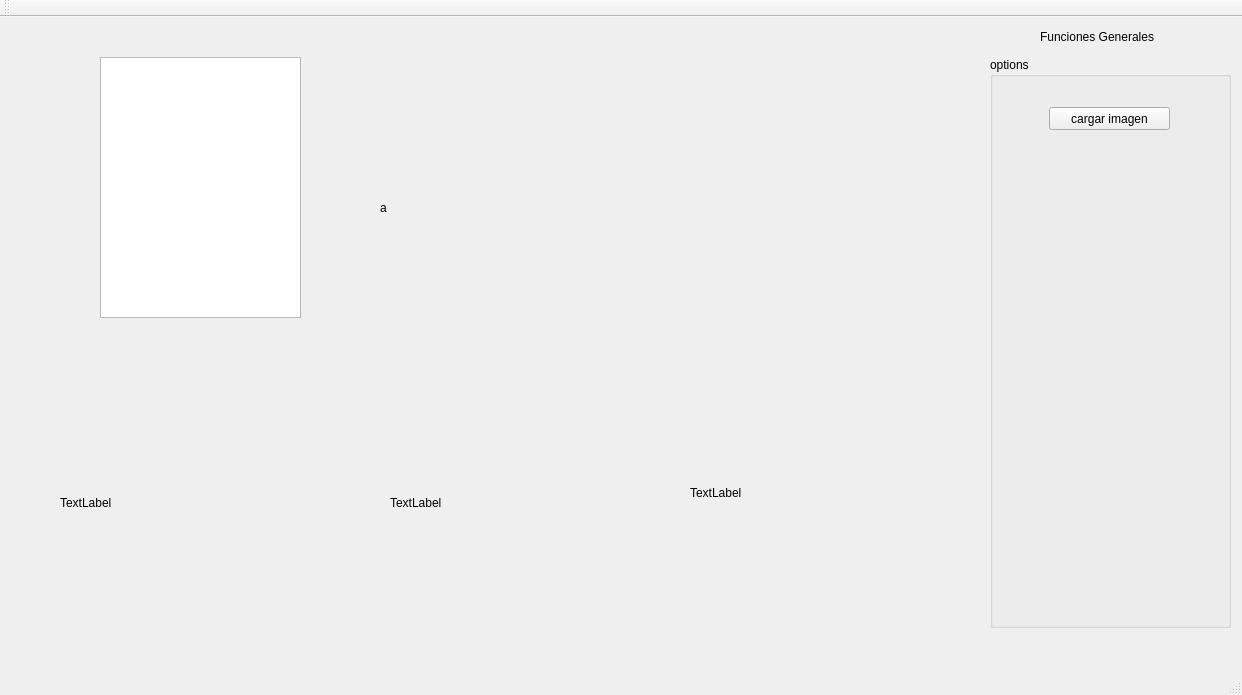
<?xml version="1.0" encoding="UTF-8"?>
<ui version="4.0">
 <class>MainWindow</class>
 <widget class="QMainWindow" name="MainWindow">
  <property name="geometry">
   <rect>
    <x>0</x>
    <y>0</y>
    <width>1242</width>
    <height>695</height>
   </rect>
  </property>
  <property name="windowTitle">
   <string>MainWindow</string>
  </property>
  <widget class="QWidget" name="centralWidget">
   <widget class="QLabel" name="Lbl_pic">
    <property name="geometry">
     <rect>
      <x>380</x>
      <y>20</y>
      <width>581</width>
      <height>341</height>
     </rect>
    </property>
    <property name="text">
     <string>a</string>
    </property>
   </widget>
   <widget class="QLabel" name="label_2">
    <property name="geometry">
     <rect>
      <x>1040</x>
      <y>10</y>
      <width>141</width>
      <height>20</height>
     </rect>
    </property>
    <property name="text">
     <string>Funciones Generales</string>
    </property>
   </widget>
   <widget class="QGroupBox" name="groupBox">
    <property name="geometry">
     <rect>
      <x>990</x>
      <y>40</y>
      <width>241</width>
      <height>571</height>
     </rect>
    </property>
    <property name="title">
     <string>options</string>
    </property>
    <widget class="QPushButton" name="btn_showPic">
     <property name="geometry">
      <rect>
       <x>59</x>
       <y>50</y>
       <width>121</width>
       <height>23</height>
      </rect>
     </property>
     <property name="text">
      <string>cargar imagen</string>
     </property>
    </widget>
   </widget>
   <widget class="QLabel" name="label">
    <property name="geometry">
     <rect>
      <x>60</x>
      <y>380</y>
      <width>291</width>
      <height>211</height>
     </rect>
    </property>
    <property name="text">
     <string>TextLabel</string>
    </property>
   </widget>
   <widget class="QLabel" name="label_3">
    <property name="geometry">
     <rect>
      <x>390</x>
      <y>380</y>
      <width>291</width>
      <height>211</height>
     </rect>
    </property>
    <property name="text">
     <string>TextLabel</string>
    </property>
   </widget>
   <widget class="QLabel" name="label_4">
    <property name="geometry">
     <rect>
      <x>690</x>
      <y>370</y>
      <width>291</width>
      <height>211</height>
     </rect>
    </property>
    <property name="text">
     <string>TextLabel</string>
    </property>
   </widget>
   <widget class="QTextEdit" name="textEdit">
    <property name="geometry">
     <rect>
      <x>100</x>
      <y>40</y>
      <width>201</width>
      <height>261</height>
     </rect>
    </property>
   </widget>
  </widget>
  <widget class="QMenuBar" name="menuBar">
   <property name="geometry">
    <rect>
     <x>0</x>
     <y>0</y>
     <width>1242</width>
     <height>20</height>
    </rect>
   </property>
  </widget>
  <widget class="QToolBar" name="mainToolBar">
   <attribute name="toolBarArea">
    <enum>TopToolBarArea</enum>
   </attribute>
   <attribute name="toolBarBreak">
    <bool>false</bool>
   </attribute>
  </widget>
  <widget class="QStatusBar" name="statusBar"/>
 </widget>
 <layoutdefault spacing="6" margin="11"/>
 <resources/>
 <connections/>
</ui>
